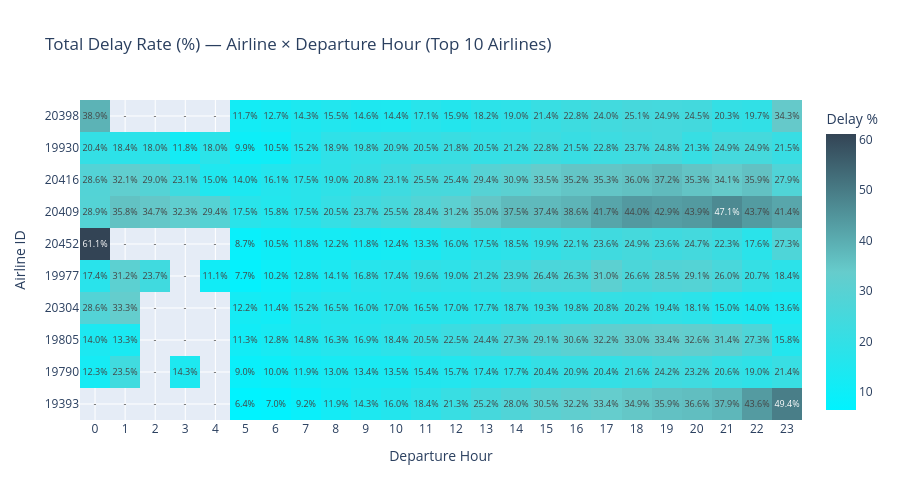

Write notebook code for a chart like this one.
### Markdown cell above
#### Top 10 companhia aerea de acordo com a hora de partida

### Code cell
order = ['on_time', 'moderate_delay', 'severe_delay']
colors = {'on_time': '#00F3FF', 'moderate_delay': '#66CCCC', 'severe_delay': '#334455'}

# Filter for top 10 airlines by flight volume
top10_airlines = df['OP_CARRIER_AIRLINE_ID'].value_counts().head(10).index
df_top10 = df[df['OP_CARRIER_AIRLINE_ID'].isin(top10_airlines)].copy()

# Extract departure hour from HHMM format
df_top10['DEP_HOUR'] = df_top10['CRS_DEP_TIME'] // 100

# Calculate total delay rate (moderate + severe) per airline and hour
total = df_top10.groupby(['OP_CARRIER_AIRLINE_ID', 'DEP_HOUR'], observed=True).size()
delayed = df_top10[df_top10['ARR_DELAY_CATEGORY'] != 'on_time'].groupby(['OP_CARRIER_AIRLINE_ID', 'DEP_HOUR'], observed=True).size()
delay_rate = (delayed / total * 100).unstack()

# Order airlines by flight volume (most flights on top)
volume_order = df_top10['OP_CARRIER_AIRLINE_ID'].value_counts().index
delay_rate = delay_rate.reindex(volume_order)

# Replace NaN with "-" in display text
display_text = delay_rate.map(lambda x: f'{x:.1f}%' if pd.notna(x) else '-')

fig = go.Figure(go.Heatmap(
    z=delay_rate.values,
    x=[str(c) for c in delay_rate.columns],
    y=delay_rate.index.astype(str),
    text=display_text.values,
    texttemplate='%{text}',
    colorscale=[[0, '#00F3FF'], [0.5, '#66CCCC'], [1, '#334455']],
    colorbar=dict(title='Delay %'),
    hoverongaps=False
))

fig.update_layout(
    title='Total Delay Rate (%) — Airline × Departure Hour (Top 10 Airlines)',
    xaxis_title='Departure Hour',
    yaxis_title='Airline ID',
    height=500,
    width=900,
    xaxis=dict(dtick=1)
)
fig.show()

### Figure 1 — Plotly figure (JSON) as saved in the notebook; plotly's stock layout.template omitted (floating-point values rounded to 4 significant figures; data arrays with more than 128 entries replaced by an {"elided": "..."} marker saying what was removed)
{"data": [{"colorbar": {"title": {"text": "Delay %"}}, "colorscale": [[0, "#00F3FF"], [0.5, "#66CCCC"], [1, "#334455"]], "hoverongaps": false, "text": {"elided": "10x24 str values"}, "texttemplate": "%{text}", "type": "heatmap", "x": ["0", "1", "2", "3", "4", "5", "6", "7", "8", "9", "10", "11", "12", "13", "14", "15", "16", "17", "18", "19", "20", "21", "22", "23"], "y": ["19393", "19790", "19805", "20304", "19977", "20452", "20409", "20416", "19930", "20398"], "z": {"elided": "10x24 float values"}}], "layout": {"height": 500, "title": {"text": "Total Delay Rate (%) — Airline × Departure Hour (Top 10 Airlines)"}, "width": 900, "xaxis": {"dtick": 1, "title": {"text": "Departure Hour"}}, "yaxis": {"title": {"text": "Airline ID"}}}}
